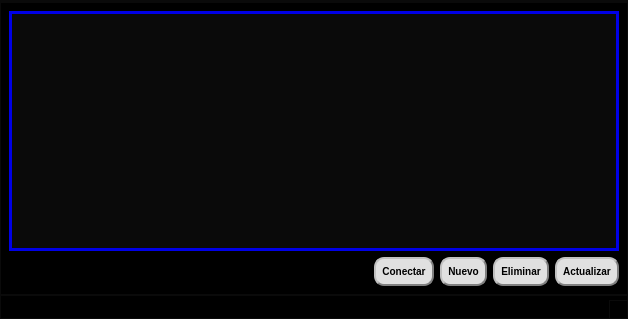
<?xml version="1.0" encoding="UTF-8"?>
<ui version="4.0">
 <class>MainWindow</class>
 <widget class="QMainWindow" name="MainWindow">
  <property name="geometry">
   <rect>
    <x>0</x>
    <y>0</y>
    <width>628</width>
    <height>319</height>
   </rect>
  </property>
  <property name="windowTitle">
   <string>MySQL Connection</string>
  </property>
  <property name="styleSheet">
   <string notr="true">background-color: rgb(0,0,0);
border : 1px solid rgb(10,10,10);
</string>
  </property>
  <widget class="QWidget" name="centralwidget">
   <layout class="QGridLayout" name="gridLayout_2">
    <item row="0" column="0">
     <widget class="QTableView" name="tableView">
      <property name="styleSheet">
       <string notr="true"> QTableView {
	 background-color:rgb(10,10,10);
	 border : 3px solid rgb(0,0,230);
     selection-background-color: qlineargradient(x1: 0, y1: 0, x2: 0.5, y2: 0.5,
                                 stop: 0 rgb(175,175,175), stop: 1 rgb(210,210,210));
 }
QTableView::item {
    color: rgb(224,224,224);
	font:setBold;
}
QTableView::item:selected {
    color: rgb(224,224,224);
	font:setBold;
}
 QTableView QTableCornerButton::section {
     background: rgb(150,150,150);
     border: 2px outset gray;
 }</string>
      </property>
     </widget>
    </item>
    <item row="1" column="0">
     <layout class="QGridLayout" name="gridLayout">
      <item row="2" column="4">
       <widget class="QPushButton" name="pushButton_eliminar">
        <property name="styleSheet">
         <string notr="true"> QPushButton {
     background-color:rgb(224,224,224);
     border-style: outset;
     border-width: 2px;
     border-radius: 10px;
     border-color: gray;
     font: bold 10px;
     min-width: 6em;
     padding: 6px;
 }
 QPushButton:pressed {
     background-color: rgb(240,240, 240);
     border-style: inset;
 }</string>
        </property>
        <property name="text">
         <string>Eliminar</string>
        </property>
       </widget>
      </item>
      <item row="2" column="2">
       <widget class="QPushButton" name="pushButton_nuevo">
        <property name="styleSheet">
         <string notr="true"> QPushButton {
     background-color:rgb(224,224,224);
     border-style: outset;
     border-width: 2px;
     border-radius: 10px;
     border-color: gray;
     font: bold 10px;
     min-width: 6em;
     padding: 6px;
 }
 QPushButton:pressed {
     background-color: rgb(240,240, 240);
     border-style: inset;
 }</string>
        </property>
        <property name="text">
         <string>Nuevo</string>
        </property>
       </widget>
      </item>
      <item row="2" column="6">
       <widget class="QPushButton" name="pushButton_actualizar">
        <property name="styleSheet">
         <string notr="true"> QPushButton {
     background-color:rgb(224,224,224);
     border-style: outset;
     border-width: 2px;
     border-radius: 10px;
     border-color: gray;
     font: bold 10px;
     min-width: 6em;
     padding: 6px;
 }
 QPushButton:pressed {
     background-color: rgb(240,240, 240);
     border-style: inset;
 }</string>
        </property>
        <property name="text">
         <string>Actualizar</string>
        </property>
       </widget>
      </item>
      <item row="2" column="0">
       <spacer name="horizontalSpacer">
        <property name="orientation">
         <enum>Qt::Horizontal</enum>
        </property>
        <property name="sizeHint" stdset="0">
         <size>
          <width>40</width>
          <height>20</height>
         </size>
        </property>
       </spacer>
      </item>
      <item row="2" column="1">
       <widget class="QPushButton" name="pushButton_connect">
        <property name="styleSheet">
         <string notr="true"> QPushButton {
     background-color:rgb(224,224,224);
     border-style: outset;
     border-width: 2px;
     border-radius: 10px;
     border-color: gray;
     font: bold 10px;
     min-width: 6em;
     padding: 6px;
 }
 QPushButton:pressed {
     background-color: rgb(240,240, 240);
     border-style: inset;
 }</string>
        </property>
        <property name="text">
         <string>Conectar</string>
        </property>
       </widget>
      </item>
     </layout>
    </item>
   </layout>
  </widget>
  <widget class="QMenuBar" name="menubar">
   <property name="geometry">
    <rect>
     <x>0</x>
     <y>0</y>
     <width>628</width>
     <height>25</height>
    </rect>
   </property>
  </widget>
  <widget class="QStatusBar" name="statusbar"/>
 </widget>
 <resources/>
 <connections/>
</ui>
